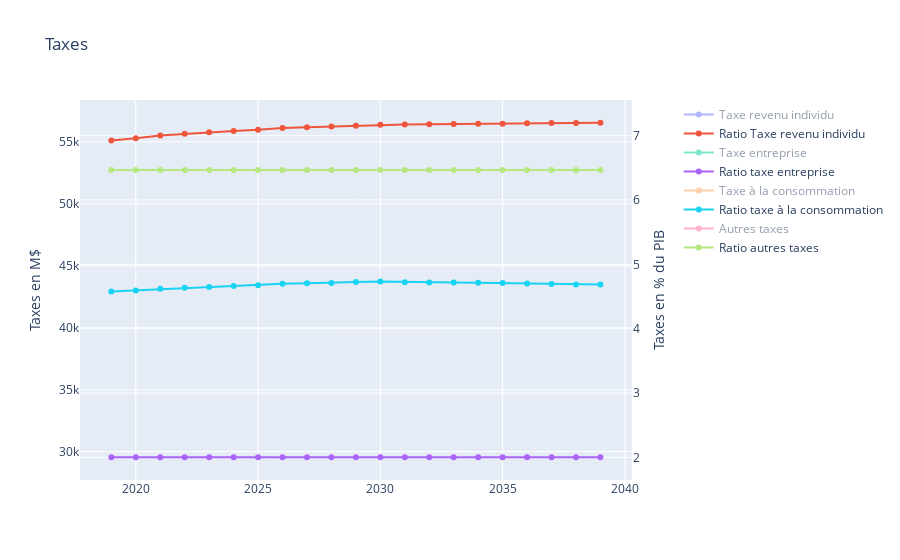

Notebook source saved alongside this figure:
### Code cell
taxes = make_subplots(specs=[[{"secondary_y": True}]])

taxes.add_trace(go.Scatter(x=output["Years"], y=output.loc[:,'personal'],
                    mode='lines+markers',
                    name='Taxe revenu individu'),secondary_y=False)
taxes.add_trace(go.Scatter(x=output["Years"], y=output.loc[:,'personal']/output.loc[:,'gdp']*100,
                    mode='lines+markers',
                    name='Ratio Taxe revenu individu'),secondary_y=True)

taxes.add_trace(go.Scatter(x=output["Years"], y=output.loc[:,'corporate'],
                    mode='lines+markers',
                    name='Taxe entreprise'),secondary_y=False)
taxes.add_trace(go.Scatter(x=output["Years"], y=output.loc[:,'corporate']/output.loc[:,'gdp']*100,
                    mode='lines+markers',
                    name='Ratio taxe entreprise'),secondary_y=True)


taxes.add_trace(go.Scatter(x=output["Years"], y=output.loc[:,'consumption'],
                    mode='lines+markers',
                    name='Taxe à la consommation'),secondary_y=False)
taxes.add_trace(go.Scatter(x=output["Years"], y=output.loc[:,'consumption']/output.loc[:,'gdp']*100,
                    mode='lines+markers',
                    name='Ratio taxe à la consommation'),secondary_y=True)

taxes.add_trace(go.Scatter(x=output["Years"], y=output.loc[:,'other taxes'],
                    mode='lines+markers',
                    name='Autres taxes'),secondary_y=False)
taxes.add_trace(go.Scatter(x=output["Years"], y=output.loc[:,'other taxes']/output.loc[:,'gdp']*100,
                    mode='lines+markers',
                    name='Ratio autres taxes'),secondary_y=True)

taxes.update_layout(
    title_text="Taxes")

taxes.update_yaxes(title_text="Taxes en M$", secondary_y=False)
taxes.update_yaxes(title_text="Taxes en % du PIB", secondary_y=True)

### Figure 1 — Plotly figure (JSON) as saved in the notebook; plotly's stock layout.template omitted (floating-point values rounded to 4 significant figures)
{"data": [{"mode": "lines+markers", "name": "Taxe revenu individu", "type": "scatter", "visible": "legendonly", "x": [2019, 2020, 2021, 2022, 2023, 2024, 2025, 2026, 2027, 2028, 2029, 2030, 2031, 2032, 2033, 2034, 2035, 2036, 2037, 2038, 2039], "xaxis": "x", "y": [31773, 33250.0, 34710.0, 36100.0, 37540.0, 38960.0, 40460.0, 41910.0, 43380.0, 44880.0, 46390.0, 48000.0, 49540.0, 51120.0, 52750.0, 54310.0, 55960.0, 57770.0, 59440.0, 61220.0, 62820.0], "yaxis": "y"}, {"mode": "lines+markers", "name": "Ratio Taxe revenu individu", "type": "scatter", "x": [2019, 2020, 2021, 2022, 2023, 2024, 2025, 2026, 2027, 2028, 2029, 2030, 2031, 2032, 2033, 2034, 2035, 2036, 2037, 2038, 2039], "xaxis": "x", "y": [6.926, 6.958, 7.003, 7.03, 7.054, 7.073, 7.091, 7.12, 7.131, 7.141, 7.154, 7.171, 7.173, 7.177, 7.179, 7.185, 7.185, 7.193, 7.195, 7.198, 7.2], "yaxis": "y2"}, {"mode": "lines+markers", "name": "Taxe entreprise", "type": "scatter", "visible": "legendonly", "x": [2019, 2020, 2021, 2022, 2023, 2024, 2025, 2026, 2027, 2028, 2029, 2030, 2031, 2032, 2033, 2034, 2035, 2036, 2037, 2038, 2039], "xaxis": "x", "y": [9183, 9568.0, 9921.0, 10280.0, 10650.0, 11030.0, 11420.0, 11780.0, 12180.0, 12580.0, 12980.0, 13400.0, 13830.0, 14260.0, 14710.0, 15130.0, 15590.0, 16080.0, 16540.0, 17030.0, 17470.0], "yaxis": "y"}, {"mode": "lines+markers", "name": "Ratio taxe entreprise", "type": "scatter", "x": [2019, 2020, 2021, 2022, 2023, 2024, 2025, 2026, 2027, 2028, 2029, 2030, 2031, 2032, 2033, 2034, 2035, 2036, 2037, 2038, 2039], "xaxis": "x", "y": [2.002, 2.002, 2.002, 2.002, 2.002, 2.002, 2.002, 2.002, 2.002, 2.002, 2.002, 2.002, 2.002, 2.002, 2.002, 2.002, 2.002, 2.002, 2.002, 2.002, 2.002], "yaxis": "y2"}, {"mode": "lines+markers", "name": "Taxe à la consommation", "type": "scatter", "visible": "legendonly", "x": [2019, 2020, 2021, 2022, 2023, 2024, 2025, 2026, 2027, 2028, 2029, 2030, 2031, 2032, 2033, 2034, 2035, 2036, 2037, 2038, 2039], "xaxis": "x", "y": [21001, 21960.0, 22900.0, 23810.0, 24730.0, 25680.0, 26680.0, 27650.0, 28630.0, 29600.0, 30630.0, 31680.0, 32620.0, 33620.0, 34660.0, 35630.0, 36680.0, 37780.0, 38790.0, 39880.0, 40880.0], "yaxis": "y"}, {"mode": "lines+markers", "name": "Ratio taxe à la consommation", "type": "scatter", "x": [2019, 2020, 2021, 2022, 2023, 2024, 2025, 2026, 2027, 2028, 2029, 2030, 2031, 2032, 2033, 2034, 2035, 2036, 2037, 2038, 2039], "xaxis": "x", "y": [4.578, 4.595, 4.62, 4.637, 4.647, 4.663, 4.676, 4.697, 4.706, 4.71, 4.724, 4.732, 4.723, 4.719, 4.717, 4.714, 4.709, 4.704, 4.695, 4.688, 4.685], "yaxis": "y2"}, {"mode": "lines+markers", "name": "Autres taxes", "type": "scatter", "visible": "legendonly", "x": [2019, 2020, 2021, 2022, 2023, 2024, 2025, 2026, 2027, 2028, 2029, 2030, 2031, 2032, 2033, 2034, 2035, 2036, 2037, 2038, 2039], "xaxis": "x", "y": [29669, 30910.0, 32050.0, 33210.0, 34420.0, 35620.0, 36900.0, 38070.0, 39340.0, 40650.0, 41940.0, 43300.0, 44670.0, 46070.0, 47520.0, 48890.0, 50370.0, 51950.0, 53430.0, 55010.0, 56430.0], "yaxis": "y"}, {"mode": "lines+markers", "name": "Ratio autres taxes", "type": "scatter", "x": [2019, 2020, 2021, 2022, 2023, 2024, 2025, 2026, 2027, 2028, 2029, 2030, 2031, 2032, 2033, 2034, 2035, 2036, 2037, 2038, 2039], "xaxis": "x", "y": [6.468, 6.468, 6.468, 6.468, 6.468, 6.468, 6.468, 6.468, 6.468, 6.468, 6.468, 6.468, 6.468, 6.468, 6.468, 6.468, 6.468, 6.468, 6.468, 6.468, 6.468], "yaxis": "y2"}], "layout": {"autosize": true, "title": {"text": "Taxes"}, "xaxis": {"anchor": "y", "autorange": true, "domain": [0, 0.94], "range": [2018.0, 2040.0], "type": "linear"}, "yaxis": {"anchor": "x", "autorange": true, "domain": [0, 1], "range": [27710.0, 58390.0], "title": {"text": "Taxes en M$"}, "type": "linear"}, "yaxis2": {"anchor": "x", "autorange": true, "overlaying": "y", "range": [1.621, 7.581], "side": "right", "title": {"text": "Taxes en % du PIB"}, "type": "linear"}}}
